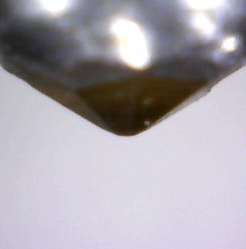
#> input picture dataset/zoom_needle/b_needle_1.jpg, 246 x 249 px
$ python -i contour.py   (imports and definitions only)
#> lines starting #> are read from the running program, lines starting #| are printed output that depends on the picture
#> further down, picture is the input picture: shape (249, 246, 3); mean B, G, R 174.7, 166.9, 171.5
"""
Модуль, реализующий функции по поиску границ алмазной иглы.
В модуле представлены все функции, которые были написаны в
ходе исследований различных методов выделения границ.
"""

from typing import List

import cv2 as cv
import numpy as np
import pandas as pd

from matplotlib import pyplot as plt


# [97 lines left out: functions read_path, read_img, max_points, find_contour, filter_canny, not called in this run]


def filter_sobel(img: np.ndarray) -> np.ndarray:
    """
    Поиск границ на картинке методом Собеля.

    :param img: Цветная или ЧБ картинки.

    :return: Изображение с выделенными границами.
    """
    shape_rgb_img = 3
    if len(img.shape) == shape_rgb_img:
        gray_img = cv.cvtColor(img, cv.COLOR_BGR2GRAY)
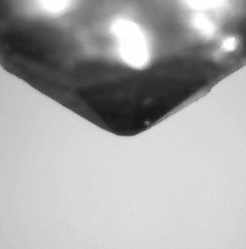
#> gray_img: shape (249, 246); min 21, max 255, mean 169.2
    else:
        gray_img = img

    x = cv.Sobel(gray_img, cv.CV_16S, 1, 0)
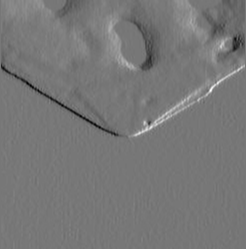
#> x: shape (249, 246) int16; min -263, max 299, mean 0.6; drawn with min black and max white
    y = cv.Sobel(gray_img, cv.CV_16S, 0, 1)
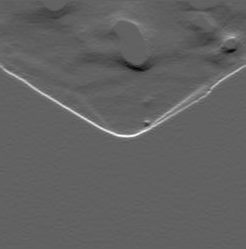
#> y: shape (249, 246) int16; min -317, max 507, mean 1.1; drawn with min black and max white

    # Конвертирование обратно в uint8
    abs_x = cv.convertScaleAbs(x)
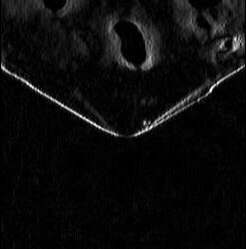
#> abs_x: shape (249, 246); min 0, max 255, mean 11.4
    abs_y = cv.convertScaleAbs(y)
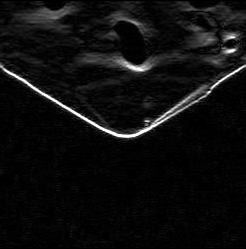
#> abs_y: shape (249, 246); min 0, max 255, mean 14

    # Приближаем градиент, добавив оба градиента направления
    # (обратите внимание, что это совсем не точный расчет)
    alpha = 0.5
    beta = 0.5
    gamma = 0
    filter_img = cv.addWeighted(abs_x, alpha, abs_y, beta, gamma)
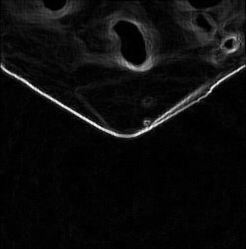
#> filter_img: shape (249, 246); min 0, max 255, mean 12.7

    return filter_img


# [68 lines left out: functions filter_prewitt, filter_roberts, draw_borders, not called in this run]

>>> import cv2
>>> picture = cv2.imread('../dataset/zoom_needle/b_needle_1.jpg')
>>> result = filter_sobel(picture)

$ run again, on dataset/zoom_needle/b_needle_2.jpg
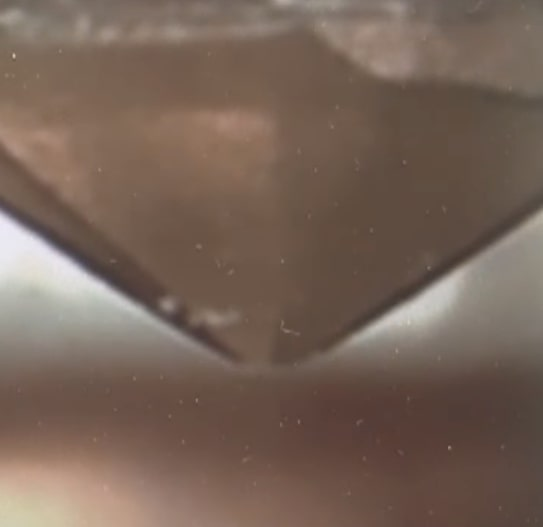
#> input picture dataset/zoom_needle/b_needle_2.jpg, 543 x 527 px
#> picture is the input picture: shape (527, 543, 3); mean B, G, R 87.9, 99.8, 119.4
#> in filter_sobel, `y = cv.Sobel(gray_img, cv.CV_16S, 0, 1)`:
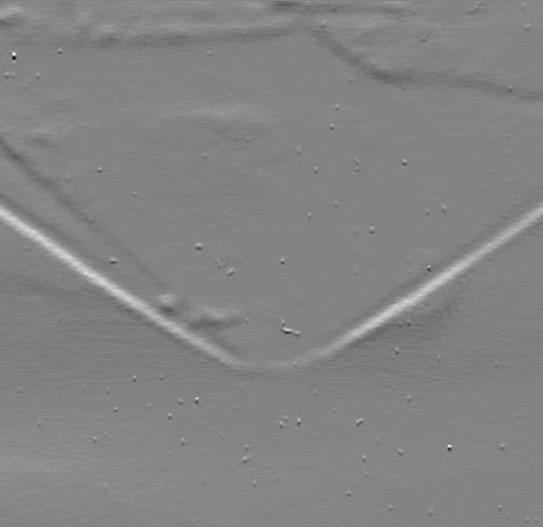
#> y: shape (527, 543) int16; min -210, max 196, mean 0.2; drawn with min black and max white
#> in filter_sobel, `abs_x = cv.convertScaleAbs(x)`:
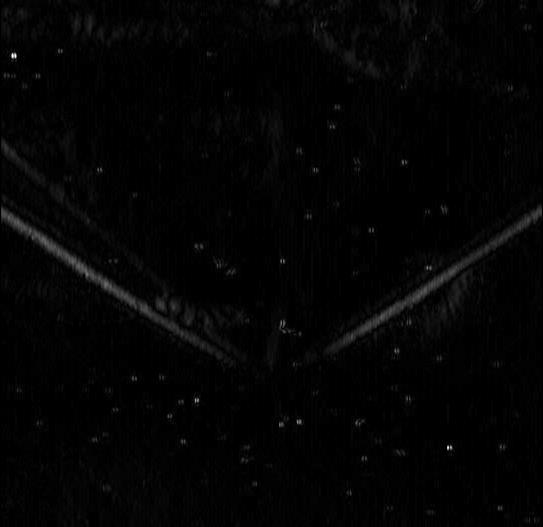
#> abs_x: shape (527, 543); min 0, max 255, mean 3.7

$ run again, on dataset/zoom_needle/b_needle_3.jpg
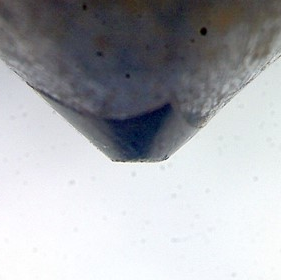
#> input picture dataset/zoom_needle/b_needle_3.jpg, 281 x 280 px
#> picture is the input picture: shape (280, 281, 3); mean B, G, R 177.2, 172.8, 170.9
#> in filter_sobel, `y = cv.Sobel(gray_img, cv.CV_16S, 0, 1)`:
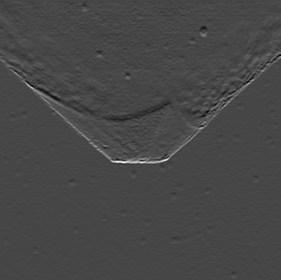
#> y: shape (280, 281) int16; min -266, max 701, mean 5.6; drawn with min black and max white
#> in filter_sobel, `filter_img = cv.addWeighted(abs_x, alpha, abs_y, beta, gamma)`:
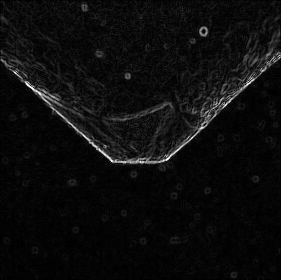
#> filter_img: shape (280, 281); min 0, max 255, mean 12.5

$ run again, on dataset/zoom_needle/b_needle_4.jpg
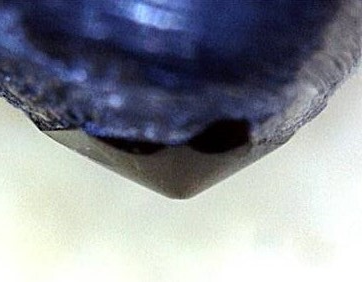
#> input picture dataset/zoom_needle/b_needle_4.jpg, 362 x 282 px
#> picture is the input picture: shape (282, 362, 3); mean B, G, R 152.9, 144.1, 139.6
#> in filter_sobel, `y = cv.Sobel(gray_img, cv.CV_16S, 0, 1)`:
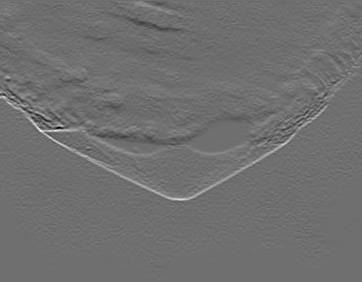
#> y: shape (282, 362) int16; min -574, max 744, mean 5.5; drawn with min black and max white
#> in filter_sobel, `filter_img = cv.addWeighted(abs_x, alpha, abs_y, beta, gamma)`:
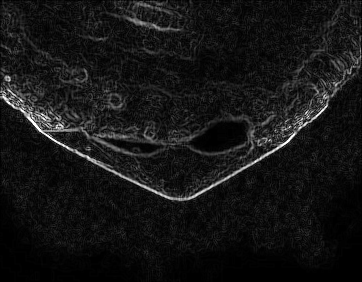
#> filter_img: shape (282, 362); min 0, max 255, mean 21
